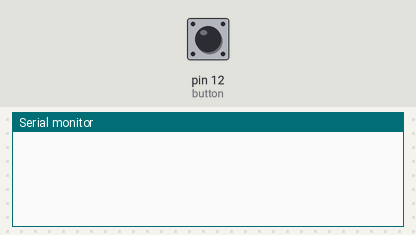
This sketch was run on a simulated Arduino Uno, built with avr-gcc and run on an emulated ATmega328P. Shown: the last lines printed to the serial monitor. The test bench sets the inputs (shaded band); at power-on: pin 12 (button) HIGH.

Above: at 1.2 s.
1.3 s: pin 12 (button) pulled LOW for 0.15 s
At 2.6 s:
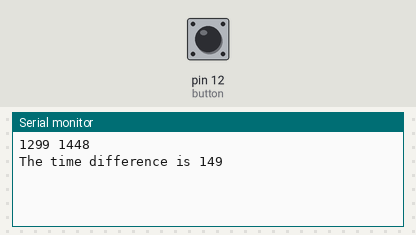
2.9 s: pin 12 (button) pulled LOW for 1 s
At 3.7 s:
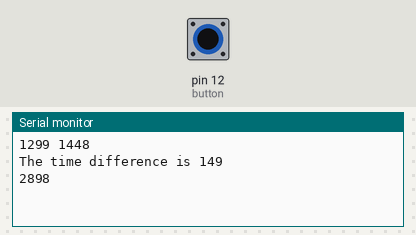
5.4 s: pin 12 (button) pulled LOW for 0.15 s
At 5.9 s:
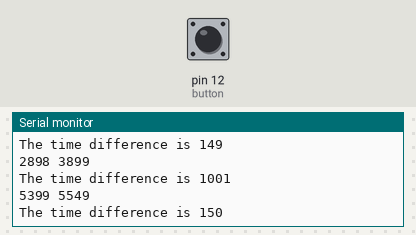

The sketch:

_123.ino
```cpp
int button = 12;
void setup() {
  // put your setup code here, to run once:
  pinMode(button,INPUT );
  Serial.begin(9600);
}
int previous=HIGH;
unsigned long int press_time, release_time;
void loop() {
  // put your main code here, to run repeatedly:
  int current;
  current=digitalRead(button);
  if(current==LOW && previous==HIGH){
    press_time=millis();
    Serial.print(press_time);
    Serial.print(" ");
  }
  else if(current==HIGH && previous==LOW){
    release_time=millis();
    Serial.println(release_time);
    Serial.print("The time difference is ");
    Serial.println(release_time - press_time);
  }

  previous=current;
  }
```

Measured:
- after the input at 1.3 s, the serial monitor: prints a new line at once (image 1)
- after the input at 2.9 s, the serial monitor: prints a new line at once (image 2)
- after the input at 5.4 s, the serial monitor: prints a new line at once (image 3)
